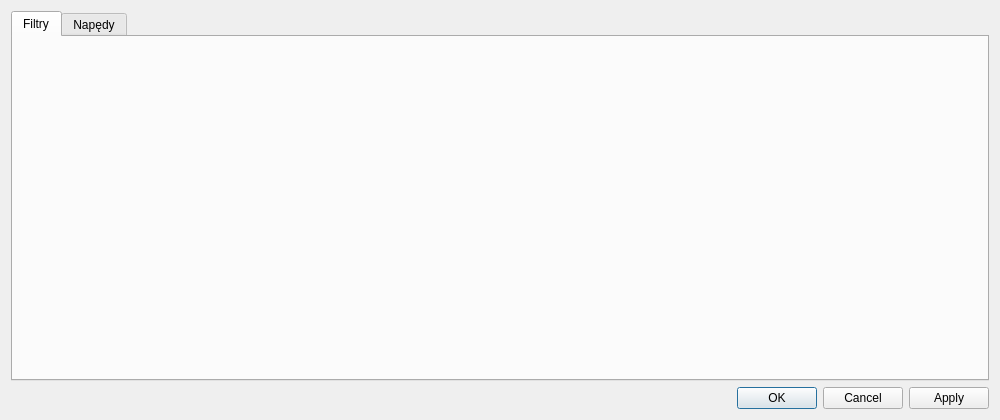
<?xml version="1.0" encoding="UTF-8"?>
<ui version="4.0">
 <class>ParametryKalibracyjneDlg</class>
 <widget class="QDialog" name="ParametryKalibracyjneDlg">
  <property name="geometry">
   <rect>
    <x>0</x>
    <y>0</y>
    <width>1000</width>
    <height>420</height>
   </rect>
  </property>
  <property name="minimumSize">
   <size>
    <width>1000</width>
    <height>420</height>
   </size>
  </property>
  <property name="maximumSize">
   <size>
    <width>1920</width>
    <height>500</height>
   </size>
  </property>
  <property name="windowTitle">
   <string>Parametry konfiguracyjne</string>
  </property>
  <layout class="QVBoxLayout" name="verticalLayout">
   <item>
    <widget class="QTabWidget" name="tabWidget">
     <property name="currentIndex">
      <number>0</number>
     </property>
     <widget class="UstawieniaFiltrow" name="tabFiltry">
      <attribute name="title">
       <string>Filtry</string>
      </attribute>
     </widget>
     <widget class="UstawieniaNapedow" name="tabNapedy">
      <attribute name="title">
       <string>Napędy</string>
      </attribute>
     </widget>
    </widget>
   </item>
   <item>
    <widget class="QDialogButtonBox" name="buttonBox">
     <property name="orientation">
      <enum>Qt::Horizontal</enum>
     </property>
     <property name="standardButtons">
      <set>QDialogButtonBox::Apply|QDialogButtonBox::Cancel|QDialogButtonBox::Ok</set>
     </property>
    </widget>
   </item>
  </layout>
 </widget>
 <customwidgets>
  <customwidget>
   <class>UstawieniaFiltrow</class>
   <extends>QWidget</extends>
   <header>ustawieniafiltrow.h</header>
   <container>1</container>
  </customwidget>
  <customwidget>
   <class>UstawieniaNapedow</class>
   <extends>QWidget</extends>
   <header>ustawienianapedow.h</header>
   <container>1</container>
  </customwidget>
 </customwidgets>
 <resources/>
 <connections>
  <connection>
   <sender>buttonBox</sender>
   <signal>accepted()</signal>
   <receiver>ParametryKalibracyjneDlg</receiver>
   <slot>accept()</slot>
   <hints>
    <hint type="sourcelabel">
     <x>248</x>
     <y>254</y>
    </hint>
    <hint type="destinationlabel">
     <x>157</x>
     <y>274</y>
    </hint>
   </hints>
  </connection>
  <connection>
   <sender>buttonBox</sender>
   <signal>rejected()</signal>
   <receiver>ParametryKalibracyjneDlg</receiver>
   <slot>reject()</slot>
   <hints>
    <hint type="sourcelabel">
     <x>316</x>
     <y>260</y>
    </hint>
    <hint type="destinationlabel">
     <x>286</x>
     <y>274</y>
    </hint>
   </hints>
  </connection>
 </connections>
</ui>
